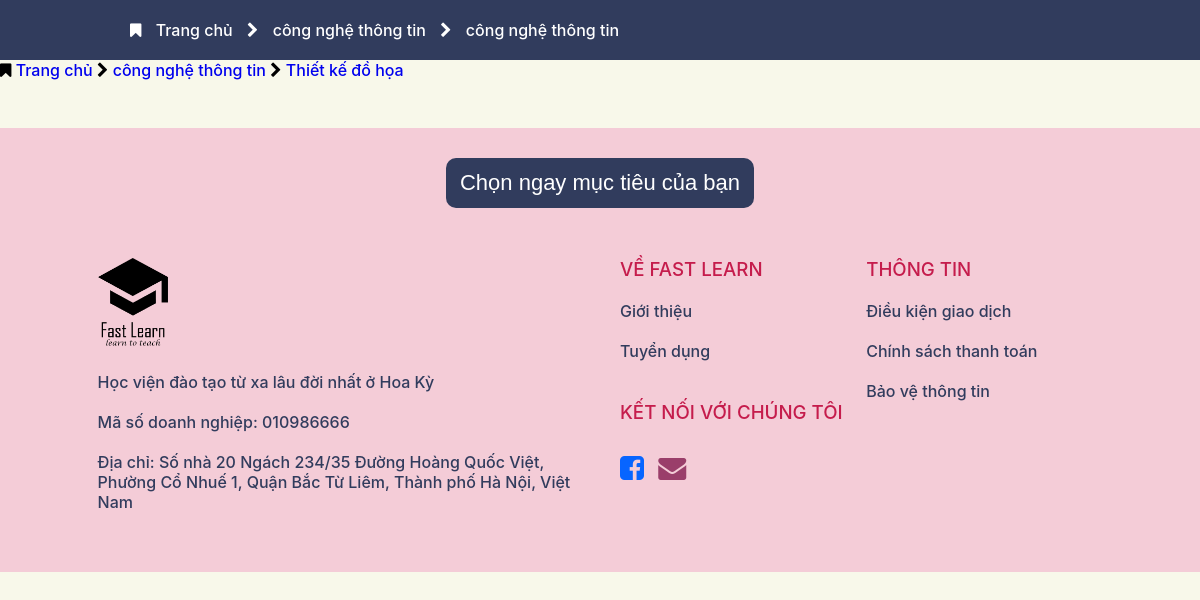
The app's page /laptrinh.php with its own data.
### tables this page shows
CREATE TABLE IF NOT EXISTS `khoahoc` (
  `maKhoaHoc` int NOT NULL AUTO_INCREMENT,
  `tenKhoaHoc` varchar(50) NOT NULL,
  `hocPhi` varchar(100) NOT NULL,
  `noiDung` varchar(255) NOT NULL,
  `anh` varchar(255) NOT NULL,
  `maNganh` int NOT NULL,
  `idND` int NOT NULL,
  PRIMARY KEY (`maKhoaHoc`),
  KEY `maNganh` (`maNganh`),
  KEY `idND` (`idND`)
);

CREATE TABLE IF NOT EXISTS `nganhdaotao` (
  `maNganh` int NOT NULL,
  `tenNganh` varchar(100) NOT NULL,
  PRIMARY KEY (`maNganh`)
);

### laptrinh.php (the view, shortened to what this page needs)
<?php
global $conn;
function get_all_lt()
{
    global $conn;
    $sql = "SELECT * FROM khoahoc JOIN nganhdaotao ON khoahoc.maNganh=nganhdaotao.maNganh
    WHERE khoahoc.maNganh = 1";
    $stmt = $conn->prepare($sql);
    $stmt->execute();
    $stmt ->setFetchMode(PDO::FETCH_ASSOC);
    $result = $stmt->fetchAll();
    return $result;
}
?>
<!DOCTYPE html>
<html lang="en">
<head>
    <?php
      $sv = get_all_lt();
    ?>
    <link rel="stylesheet" href="chung.css">
    <link rel="stylesheet" href="tailieu.css">
    <link rel="stylesheet" href="https://cdnjs.cloudflare.com/ajax/libs/font-awesome/4.7.0/css/font-awesome.min.css">
</head>
<body>
<div class="tren">
    <?php
      $sv = get_all_lt();
    ?>
     <?php foreach ($sv as $item) { ?>
        <span>    <i class="fa fa-bookmark" aria-hidden="true"></i>
        <a href="home.php">Trang chủ</a> </span>
        <i class="fa fa-chevron-right" aria-hidden="true"></i> <span><a href="kdkn.php"><?php echo $item['tenNganh']; ?></a></span>
        <i class="fa fa-chevron-right" aria-hidden="true"></i> <span><a href="#"><?php echo $item['tenKhoaHoc']; ?></a> </span>
            </div><?php } ?>
        <div class="footer">
            <button>Chọn ngay mục tiêu của bạn</button>
            <div class="nhom" >
              <div class="pt">
                <img src="anh/logo.png" alt="" width="70" height="auto">
                <div style="margin-top: 20px;">Học viện đào tạo từ xa lâu đời nhất ở Hoa Kỳ</div>
                <div style="margin-top: 20px;">Mã số doanh nghiệp: 010986666</div>
                <div style="margin-top: 20px;">Địa chỉ: Số nhà 20 Ngách 234/35 Đường Hoàng Quốc Việt,
                  Phường Cổ Nhuế 1, Quận Bắc Từ Liêm, Thành phố Hà Nội, Việt Nam</div>
              </div>
              <div class="pt">
                <div class="dt">
                  <h3>VỀ FAST LEARN</h3><br>
                  <a href="#about"><p>Giới thiệu</p></a><br>
                  <a href="#"><p>Tuyển dụng</p></a><br>
                  <br>
                  <h3 style="margin-bottom: 10px;">KẾT NỐI VỚI CHÚNG TÔI</h3><br>
                  <span><a href="#"><i style="color:#0765FF; font-size: 28px;" class="fa fa-facebook-square" aria-hidden="true"></i></a></span>
                  <span><a href="#"><i style="color:#9A3E6A;font-size: 28px;" class="fa fa-envelope" aria-hidden="true"></i></a></span>
                </div>
                <div class="dt">
                  <h3>THÔNG TIN</h3><br>
                  <a href="#about"><p>Điều kiện giao dịch</p></a><br>
                  <a href="#"><p>Chính sách thanh toán</p></a><br>
                  <a href="#"><p>Bảo vệ thông tin</p></a>
                  <br>
                </div>
              </div>
            </div>
          </div>
</body>
</html>

### chung.css (style rules this page uses)
body { padding: 0; margin: 0; font-family: Inter Medium; }
a { text-decoration: none; }
* { margin: 0; padding: 0; box-sizing: border-box; }
:root { --color1: #F4CCD7; --color2: #FBDBE4; --color3: #313C5D; --color4: #FFF8F8; --color5: #C51C4C; }
.footer button { width: 30%; height: 50px; border: none; background-color: var(--color3); text-align: center; border-radius: 10px; font-size: 22px; color: white; margin: 30px 0; }
.nhom::after { content: ""; display: table; clear: both; }
.pt { width: 50%; float: left; text-align: left; padding: 10px; }
.footer { background-color: var(--color1); text-align: center; padding: 0 7.3%; }
.pt::after { content: ""; display: table; clear: both; max-width: 100%; }
.dt { width: 50%; float: left; padding: 0 10px }
.nhom { padding: 10px 0 50px 0; }
.dt p { color: var(--color3); }
.dt h3 { color: var(--color5); }
.pt div { color: var(--color3); }
.dt span { margin: 20px 10px 0 0; }

### tailieu.css (style rules this page uses)
body { background-color: #f8f8ea; }
.tren { padding: 20px 10%; background-color: var(--color3); color: white; }
.tren a { color: white; }
.tren i { color: white; margin: 0 10px; }

### records on screen
khoahoc: maNganh.tenNganh "công nghệ thông tin", tenKhoaHoc "công nghệ thông tin"
khoahoc: maNganh.tenNganh "công nghệ thông tin", tenKhoaHoc "Thiết kế đồ họa"
